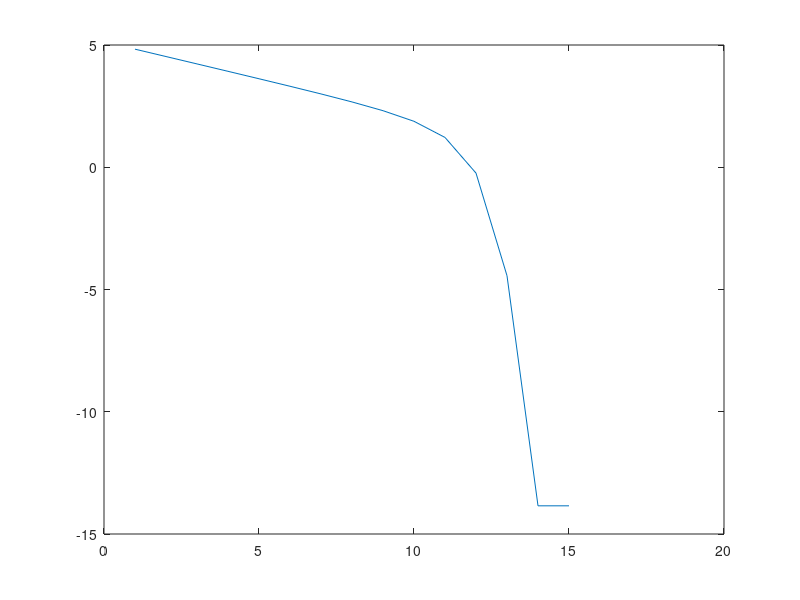

The MATLAB script that drew this image:

 % ########################################
 % Halley's Method for finding CUBE roots
 % ########################################
 
 clear
 format long
 a = 202807;
 xstar = a^(1.0/3.0);  % Just used for calculating errors

 it_limit = 30;
 
 xkeep = zeros(1,it_limit);
 errors = xkeep;
 it_numbers = xkeep;
 
 % Starting estimate:
 
 x1 = a / 3.0
 
 
 xkeep(1) = x1;
 log_errors(1) = log10(abs(xkeep(1) - xstar));
 it_numbers(1) = 1;
 
 tol = 0.000001;
 
 i = 2;
 
 x2 = x1 * (x1^3 + 2.0 * a) / (2.0 * x1^3 + a)
 xkeep(i) = x2;
 log_errors(i) = log10(abs(xkeep(i) - xstar));
 it_numbers(i) = i;
 
 while ((abs(x2-x1) > tol) & (i < it_limit))
   x1 = x2;
   i = i + 1;
   
   x2 = x1 * (x1^3 + 2.0 * a) / (2.0 * x1^3 + a)
   xkeep(i) = x2;
   log_errors(i) = log10(abs(xkeep(i) - xstar));
   it_numbers(i) = i;
 end
 
 for  j = 1:i
   yy(j) = log_errors(j);
   xx(j) = it_numbers(j);
 end
 
 disp(' ')
 disp('No. of iterations:')
 disp(i)
 
 disp('Final estimate of root:')
 disp(xkeep(i))
 
 plot(xx,yy)  
 
